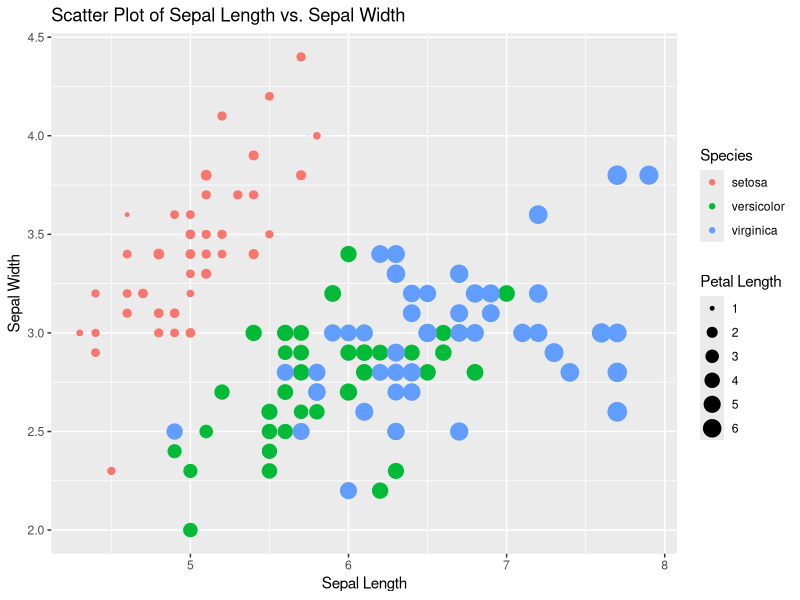
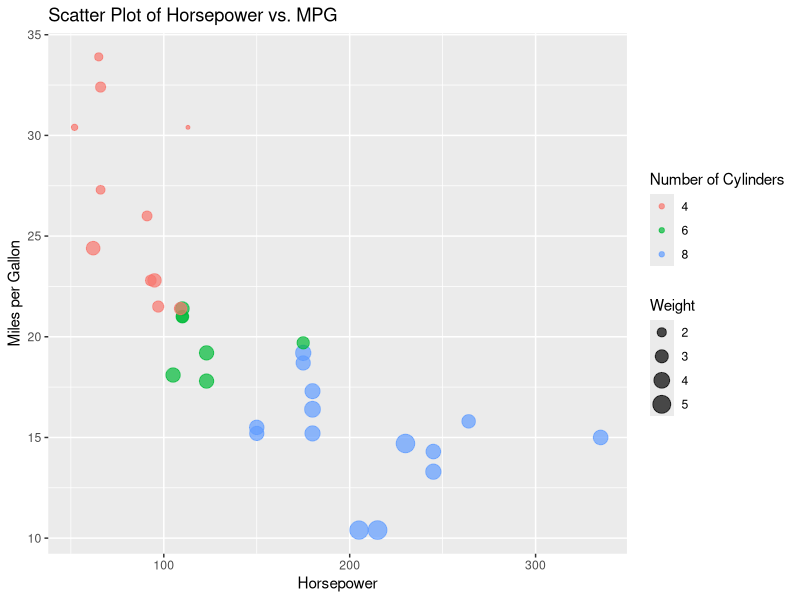
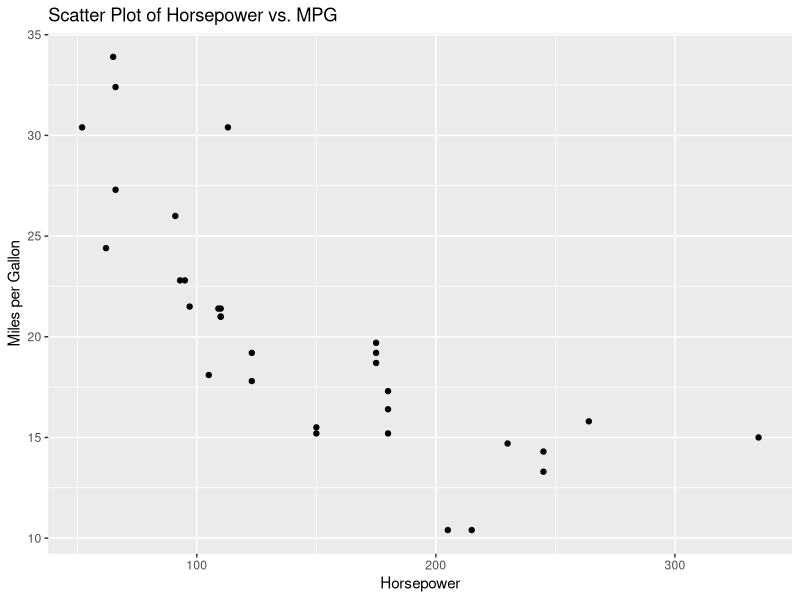
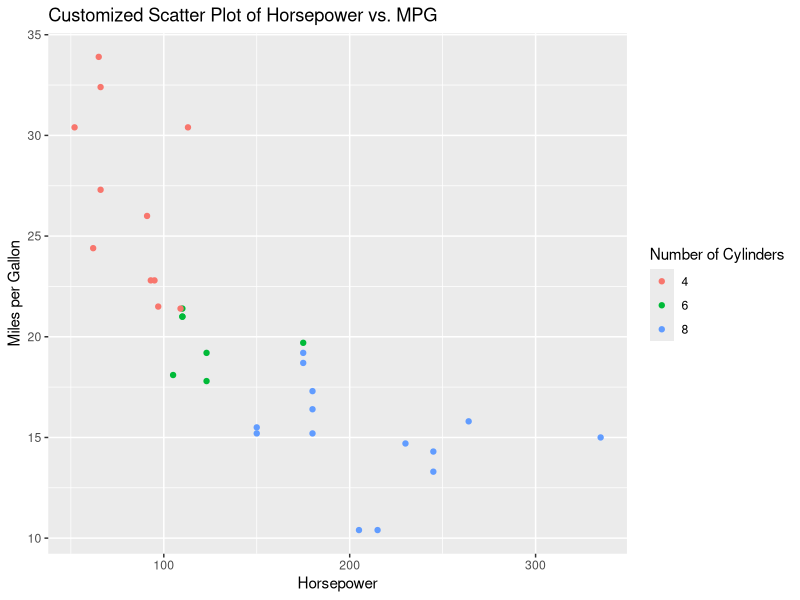
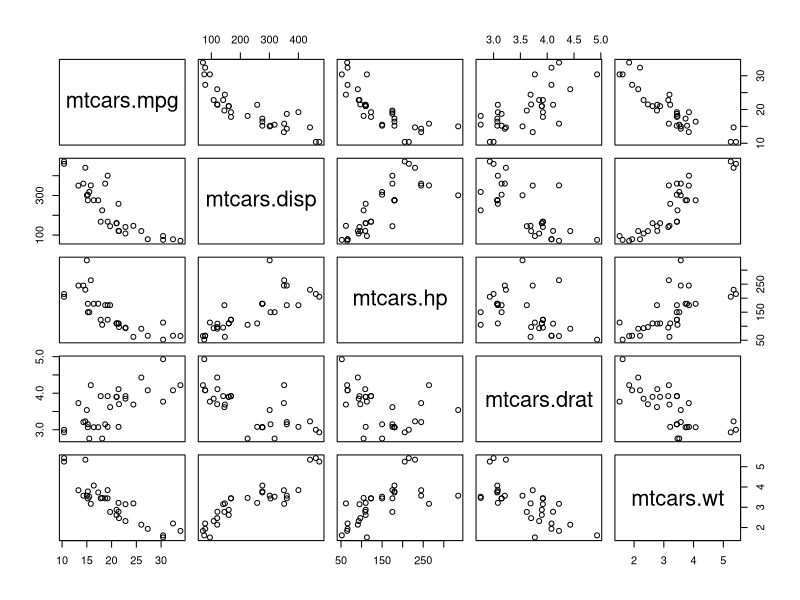
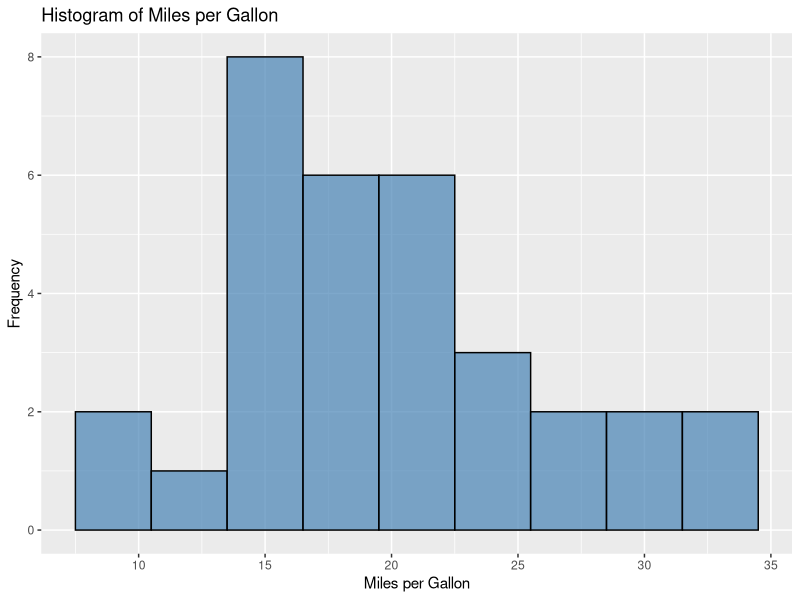
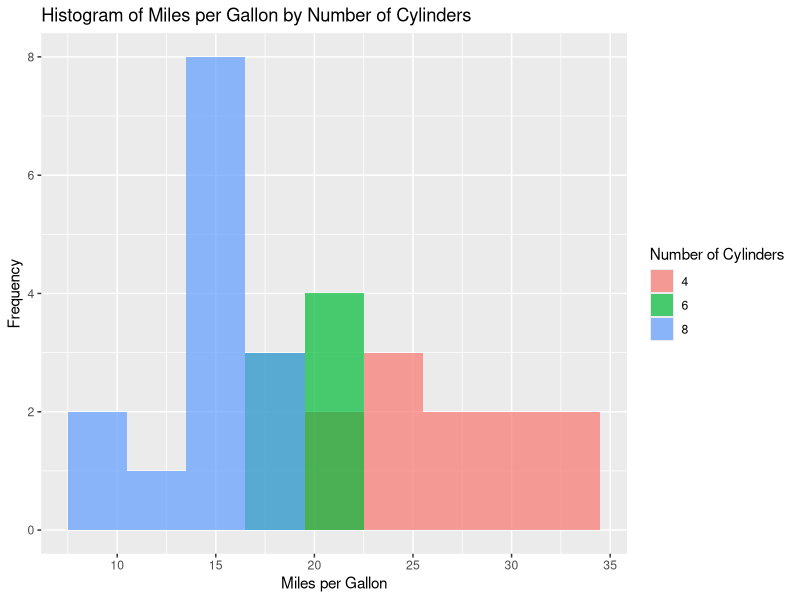
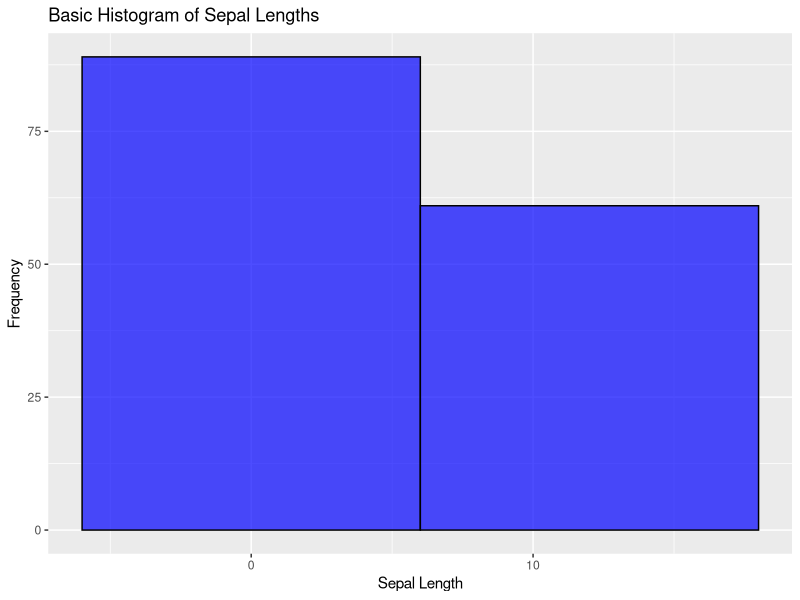

The R script that drew these images, in order:
library(ggplot2)
# Load the Iris data set
data(iris)
scatter_plot <- ggplot(iris, aes(x = Sepal.Length, y = Sepal.Width, color = Species, size = Petal.Length)) +
  geom_point() +  # Adding points to the plot
  labs(title = "Scatter Plot of Sepal Length vs. Sepal Width",
       x = "Sepal Length",
       y = "Sepal Width",
       color = "Species",
       size = "Petal Length")
print(scatter_plot)


#Example 1.2
# Load mtcars dataset
data(mtcars)
# Create a scatter plot of horsepower vs. miles per gallon
scatter_plot_mtcars <- ggplot(mtcars, aes(x = hp, y = mpg, color = factor(cyl), size = wt)) +
  geom_point(alpha = 0.7) +  # Adding points with some transparency
  labs(title = "Scatter Plot of Horsepower vs. MPG",
       x = "Horsepower",
       y = "Miles per Gallon",
       color = "Number of Cylinders",
       size = "Weight")
# Display the plot
print(scatter_plot_mtcars)

#Practice
# Create a scatter plot of mpg vs. hp
scatter_plot_mtcars <- ggplot(mtcars, aes(x = hp, y = mpg)) +
  geom_point() +
  labs(title = "Scatter Plot of Horsepower vs. MPG",
       x = "Horsepower",
       y = "Miles per Gallon")

# Display the plot
print(scatter_plot_mtcars)

# Create a customized scatter plot
custom_scatter_plot <- ggplot(mtcars, aes(x = hp, y = mpg, color = factor(cyl))) +
  geom_point() +
  labs(title = "Customized Scatter Plot of Horsepower vs. MPG",
       x = "Horsepower",
       y = "Miles per Gallon",
       color = "Number of Cylinders")

# Display the customized plot
print(custom_scatter_plot)

# Creating pair plots using new data frame
mtcars_new = data.frame(mtcars$mpg, mtcars$disp,  mtcars$hp, mtcars$drat, mtcars$wt)
pairs(mtcars_new)


#Example 1.3: 
# Load mtcars dataset
data(mtcars)
#part I
# Create a histogram of miles per gallon
hist_mpg <- ggplot(mtcars, aes(x = mpg)) +
  geom_histogram(binwidth = 3, fill = "steelblue", color = "black", position = "identity", alpha = 0.7) +  # Adjust binwidth and aesthetics
  labs(title = "Histogram of Miles per Gallon",
       x = "Miles per Gallon",
       y = "Frequency")
print(hist_mpg)

#part II
# Create a histogram of miles per gallon for different numbers of cylinders
hist_mpg_cyl <- ggplot(mtcars, aes(x = mpg, fill = factor(cyl))) +
  geom_histogram(binwidth = 3, position = "identity", alpha = 0.7) +
  labs(title = "Histogram of Miles per Gallon by Number of Cylinders",
       x = "Miles per Gallon",
       y = "Frequency",
       fill = "Number of Cylinders")
print(hist_mpg_cyl)


#Practice
data(iris)
# Create a basic histogram of sepal lengths with 12 bins
hist <- ggplot(iris, aes(x = Sepal.Length)) +
  geom_histogram(binwidth = 12, fill = "blue", color = "black", alpha = 0.7) +
  labs(title = "Basic Histogram of Sepal Lengths",
       x = "Sepal Length",
       y = "Frequency")
print(hist)

hist2 <- ggplot(iris, aes(x = Sepal.Length)) +
  geom_histogram(binwidth = 0.25, fill = "light blue", color = "black", alpha = 0.5) +
  labs(title = "Customized Histogram of Sepal Lengths",
       x = "Sepal Length",
       y = "Frequency")
print(hist2)

# Create faceted histograms by species
hist3 <- ggplot(iris, aes(x = Sepal.Length, fill = Species)) +
  geom_histogram(binwidth = 0.2, color = "black", alpha = 0.7) +
  facet_wrap(~Species, scales = "free_y") +
  labs(title = "Faceted Histograms of Sepal Lengths by Species",
       x = "Sepal Length",
       y = "Frequency",
       fill = "Species")
print(hist3)

density_plot <- ggplot(iris, aes(x = Sepal.Length, fill = Species)) +
  geom_histogram(aes(y = ..density..), binwidth = 0.2, color = "black", alpha = 0.7) +
  facet_wrap(~Species, scales = "free_y") +
  geom_density(alpha = 0.5, linetype = "dashed", color = "red") +
  labs(title = "Faceted Histograms with Density Overlay",
       x = "Sepal Length",
       y = "Density",
       fill = "Species")
print(density_plot)

#Example 1.4
data(mtcars)
# Create a box plot of miles per gallon for different numbers of cylinders
box <- ggplot(mtcars, aes(x = factor(cyl), y = mpg, fill = factor(cyl))) +  geom_boxplot() +  # Adding box plots
  labs(title = "Box Plot of MPG for Different Numbers of Cylinders",
       x = "Number of Cylinders",
       y = "Miles per Gallon",
       fill = "Number of Cylinders")
print(box)


#Example 1.5:
library(dplyr)
data(mtcars)
mtcars$car_model <- rownames(mtcars)
rownames(mtcars) <- NULL
head(mtcars)
mtcars <- mtcars %>%  mutate(Model_Transmission = paste(car_model, gear, am, sep = "_"))
head(mtcars)
# Complex Box Plot
complex_box_plot <- ggplot(mtcars, aes(x = Model_Transmission, y = mpg, fill = cyl, color = cyl)) + geom_boxplot() + 
  coord_flip() +
  labs(title = "Complex Box Plot of MPG by Model and Transmission Type",
       x = "Model and Transmission Type",
       y = "Miles per Gallon")
print(complex_box_plot) 

#Example 1.6
# Create a box plot of miles per gallon (mpg) by the number of cylinders (cyl) and gears (gear)
complex_box_plot <- ggplot(mtcars, aes(x = factor(cyl), y = mpg, fill = factor(gear))) +
  geom_boxplot(outlier.shape = NA, coef = 1.5, notch = FALSE) +  # Hide outliers, add notches
  facet_grid(gear ~ cyl, scales = "free", space = "free") +  # Facet by gears and cylinders # Add jitter for individual points
  labs(title = "Complex Box Plot of MPG by Cylinders and Gears",
       x = "Number of Cylinders",
       y = "Miles per Gallon",
       fill = "Number of Gears") +
  theme_bw() +  # Use a clean theme
  scale_fill_brewer(palette = "Set3") +  # Use a color palette for fill
  theme(legend.position = "top", axis.text.x = element_text(angle = 45, hjust = 1))  # Adjust theme settings
print(complex_box_plot)


#Example 1.7
# Load necessary packages
library(ggplot2)
# Load the "diamonds" dataset
data(diamonds)
# Create a violin plot of diamond prices for each cut quality
diamonds_violin_plot <- ggplot(diamonds, aes(x = cut, y = price, fill = cut)) +
  geom_violin(trim = TRUE, draw_quantiles = c(0.25, 0.5, 0.75), alpha = 0.7) +
  geom_boxplot(width = 0.1, fill = "white", color = "black", outlier.shape = NA) +
  labs(title = "Violin Plot of Diamond Prices by Cut Quality",
       x = "Cut Quality",
       y = "Price",
       fill = "Cut Quality") +
  theme_minimal()
print(diamonds_violin_plot)

